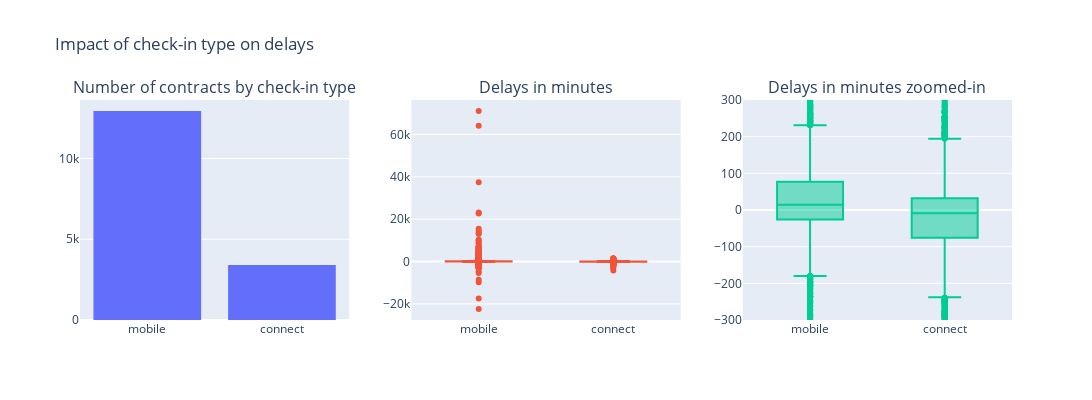

Source (notebook cell):
### Markdown cell above
### Impact of checking type ###

### Code cell
fig = sp.make_subplots(rows=1, cols=3, subplot_titles=["Number of contracts by check-in type", "Delays in minutes", "Delays in minutes zoomed-in"])

# First subplot - Histogram
histogram = go.Histogram(x=sorted_delay['checkin_type'])
fig.add_trace(histogram, row=1, col=1)
# Second subplot - Box plot
box_plot = go.Box(x=sorted_delay['checkin_type'], y=sorted_delay['delay_at_checkout_in_minutes'])
fig.add_trace(box_plot, row=1, col=2)
# Third subplot - Box plot with updated y-axis range
box_plot_range = go.Box(x=sorted_delay['checkin_type'], y=sorted_delay['delay_at_checkout_in_minutes'])
fig.add_trace(box_plot_range, row=1, col=3)

# Update y-axis range for the third subplot
fig.update_yaxes(range=[-300, 300], row=1, col=3)

# Update layout with general title
fig.update_layout(height=400, width=1200, title="Impact of check-in type on delays",showlegend=False)

fig.show()

print("There are more people subscribing by mobile than by connect app.")
print("The delay for checkout is very spread for contract by mobile than the Connect app.")
print("Generally, people do the checkout late when signing via mobile, and give back the car in advance when using the connect app.")

### Figure 1 — Plotly figure (JSON) as saved in the notebook; plotly's stock layout.template omitted (floating-point values rounded to 4 significant figures; data arrays with more than 128 entries replaced by an {"elided": "..."} marker saying what was removed)
{"data": [{"type": "histogram", "x": {"elided": "16346 str values"}, "xaxis": "x", "yaxis": "y"}, {"type": "box", "x": {"elided": "16346 str values"}, "xaxis": "x2", "y": {"elided": "16346 int values"}, "yaxis": "y2"}, {"type": "box", "x": {"elided": "16346 str values"}, "xaxis": "x3", "y": {"elided": "16346 int values"}, "yaxis": "y3"}], "layout": {"annotations": [{"font": {"size": 16}, "showarrow": false, "text": "Number of contracts by check-in type", "x": 0.1444, "xanchor": "center", "xref": "paper", "y": 1, "yanchor": "bottom", "yref": "paper"}, {"font": {"size": 16}, "showarrow": false, "text": "Delays in minutes", "x": 0.5, "xanchor": "center", "xref": "paper", "y": 1, "yanchor": "bottom", "yref": "paper"}, {"font": {"size": 16}, "showarrow": false, "text": "Delays in minutes zoomed-in", "x": 0.8556, "xanchor": "center", "xref": "paper", "y": 1, "yanchor": "bottom", "yref": "paper"}], "height": 400, "showlegend": false, "title": {"text": "Impact of check-in type on delays"}, "width": 1200, "xaxis": {"anchor": "y", "domain": [0, 0.2889]}, "xaxis2": {"anchor": "y2", "domain": [0.3556, 0.6444]}, "xaxis3": {"anchor": "y3", "domain": [0.7111, 1]}, "yaxis": {"anchor": "x", "domain": [0, 1]}, "yaxis2": {"anchor": "x2", "domain": [0, 1]}, "yaxis3": {"anchor": "x3", "domain": [0, 1], "range": [-300, 300]}}}
